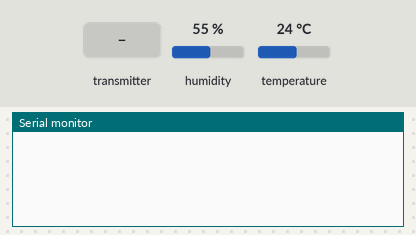
Bench run of a sketch on a simulated Arduino Uno, built with avr-gcc and run on an emulated ATmega328P. Parts: the last lines printed to the serial monitor. The inputs (shaded band) are chosen by the test bench; at power-on: humidity 55 %, temperature 24 °C. No radio packets arrive unless stated.

Above: at 1.2 s.
1.3 s: the transmitter starts sending got_time = 0
At 1.37 s:
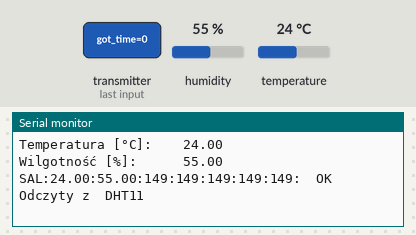
2.8 s: humidity set to 22 %
At 2.88 s:
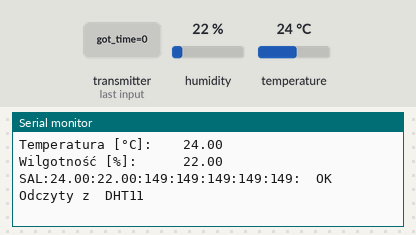
5.8 s: temperature set to 12 °C
At 5.9 s:
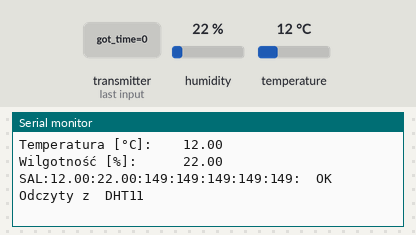
8.8 s: humidity set to 40 %
At 8.91 s:
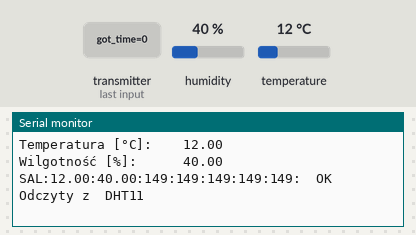
Timing chart, 0 to 11.3 s (numbered marks = the images above; inputs shaded):
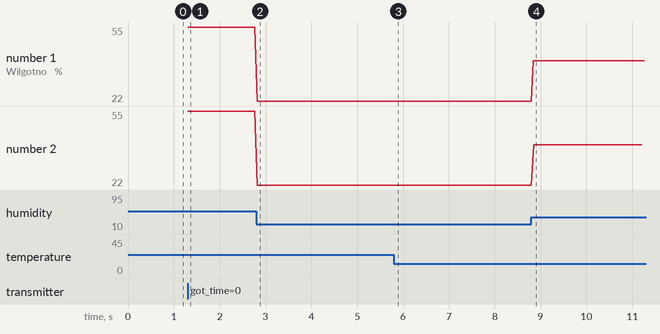

Measured:
- after the input at 1.3 s, the serial monitor: prints a new line at once (image 1)
- after the input at 2.8 s, the serial monitor: prints a new line at once (image 2)
- after the input at 5.8 s, the serial monitor: prints a new line at once (image 3)
- after the input at 8.8 s, the serial monitor: prints a new line after 0.05 s (image 4)
- plotted number 1: 55 → 22 after the input at 2.8 s, 22 → 40 after the input at 8.8 s
- plotted number 2: 55 → 22 after the input at 2.8 s, 22 → 40 after the input at 8.8 s

The sketch:

GettingStarted.ino
```cpp
#include <SPI.h>
#include "RF24.h"

RF24 radio(9,10);
//byte addresses[][6] = {11, 22, 33, 44, 55, 66, 88};
const uint64_t addresses[7] = {0xF111111111LL, 0xF777777777LL, 0xF333333333LL,
                               0xF444444444LL, 0xF555555555LL, 0xF999999999LL, 0xF888888888LL
                              };

#include <Adafruit_Sensor.h>                                //DHT
#include <DHT.h>                                            //DHT
#include <DHT_U.h>                                          //DHT
#define DHTPIN  2                                           // Pin podpięcai
//#define DHTTYPE           DHT11                             // DHT 11 czyli to niebieskie gówno
#define DHTTYPE           DHT22                           // DHT 22 (AM2302)
//#define DHTTYPE           DHT21                           // DHT 21 (AM2301)
DHT_Unified dht(DHTPIN, DHTTYPE);                           //DHT

int licz = 0;                                               //licznik komunikatów
String temp1 = "0";                                         //Termeratura zmiana ze stringa na int
String hum1 = "0";                                          //Wilgotność zmiana ze stringa na int
int light = 149;
int soil1 = 149;
int soil2 = 149;
int soil3 = 149;
int alarm = 149;

//---------
int id = 1;                                                 //nr Satelity to zmieniasz do testów
String nazwySatelity = "SAL";
//---------

void setup() {
  Serial.begin(115200);

  radio.begin();

  // Set the PA Level low to prevent power supply related issues since this is a
  // getting_started sketch, and the likelihood of close proximity of the devices. RF24_PA_MAX is default.
  radio.setPALevel(RF24_PA_LOW);

  radio.openWritingPipe(addresses[0]);
  //radio.openReadingPipe(1,addresses[1]);// działa
  radio.openReadingPipe(1,addresses[1]);

  radio.startListening();  // Start the radio listening for data

  radio.printDetails();

  dht.begin();                                              //DHT
  sensor_t sensor;                                          //DHT

  pinMode(3, INPUT);                                        //pin do sensora ruchu

}

void loop() {
    char text0[30] = {0};//dodane
    char text2[30] = {0};
    unsigned long got_time;

    if( radio.available()){
      char text[30] = {0};                                    //czyszczenie wiadomości dla wiekszej ilosci informacji

                                                                    // Variable for the received timestamp
      while (radio.available()) {                                   // While there is data ready
        radio.read( &got_time, sizeof(unsigned long) );             // Get the payload
      }

           pomiary();
      radio.stopListening();                                        // First, stop listening so we can talk

      String dataA = nazwySatelity + ":" + temp1 + ":" + hum1 + ":" + light + ":" + soil1 + ":" + soil2 + ":" + soil3 + ":" + alarm + "::";;
      dataA.toCharArray(text0, dataA.length());             //konwersja stringa do tablicy znakó
      Serial.print(text0);
      bool ok0 = radio.write(&text0, sizeof(text2));        //wysłanie z zadaniem potwierdzenia
      if (ok0) Serial.print("  OK  ");
      else Serial.print(" ERROR");

      //radio.write( &got_time, sizeof(unsigned long) );              // Send the final one back.
      radio.startListening();                                       // Now, resume listening so we catch the next packets.
      //Serial.print(F("Sent response "));
      //Serial.println(got_time);

   }

} // Loop

void pomiary()
{

    Serial.println("Odczyty z  DHT11");
    sensors_event_t event;                                    //DHT
    dht.temperature().getEvent(&event);                       //DHT

    if (isnan(event.temperature)) {
      temp1 = "ER";
      Serial.println("Blad odczytu temeratury");
    }
    else {
      temp1 = event.temperature;// + String("*C");
      Serial.print("Temperatura [°C]:\t\t"); Serial.println(temp1);
    }
    dht.humidity().getEvent(&event);
    if (isnan(event.relative_humidity)) {
      hum1 = "ER";
      Serial.println("Blad odczytu wilgotnosci"); Serial.println();
    }
    else {
      hum1 = event.relative_humidity;// + String("%");            //DHT
      Serial.print("Wilgotność [%]:\t\t\t"); Serial.println(hum1);
    }


}
```
